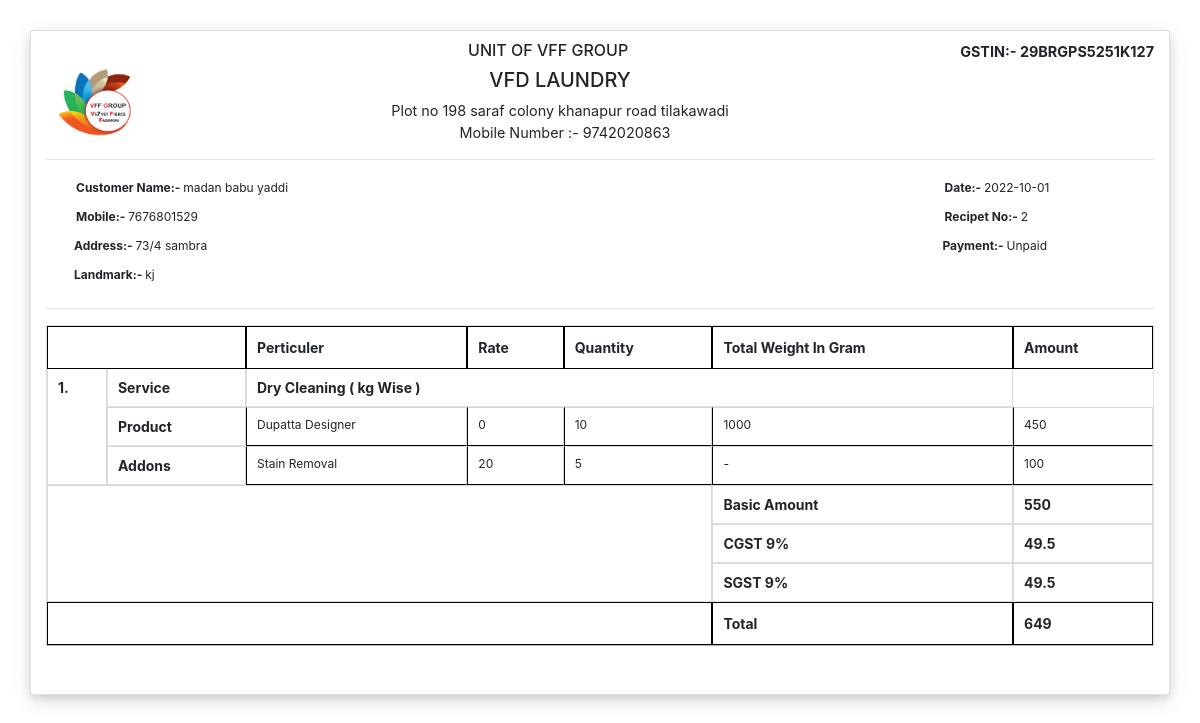
The page /receipt_order.php?view=2 on the database its author committed.
### tables this page shows
CREATE TABLE `branch` (
  `bid` bigint(10) NOT NULL,
  `bname` varchar(30) NOT NULL,
  `adds` varchar(150) NOT NULL,
  `pin` varchar(10) NOT NULL,
  `gst` varchar(30) NOT NULL,
  `mobile` varchar(12) NOT NULL,
  `email` varchar(30) NOT NULL
);

CREATE TABLE `couterorder` (
  `coId` int(50) NOT NULL,
  `cid` int(10) NOT NULL,
  `bid` int(10) NOT NULL,
  `pickupDate` varchar(50) NOT NULL,
  `deleveryType` varchar(50) NOT NULL,
  `grossAmount` double NOT NULL,
  `discountPer` float NOT NULL,
  `discount` float NOT NULL,
  `gst` double NOT NULL,
  `totAmount` double NOT NULL,
  `paymentType` varchar(50) NOT NULL,
  `orderType` varchar(30) NOT NULL,
  `status` int(11) NOT NULL
);

CREATE TABLE `customer` (
  `cid` int(10) NOT NULL,
  `fname` varchar(20) NOT NULL,
  `mname` varchar(20) NOT NULL,
  `lname` varchar(20) NOT NULL,
  `email` varchar(30) NOT NULL,
  `mobile` varchar(12) NOT NULL,
  `hno` varchar(10) NOT NULL,
  `adds` varchar(50) NOT NULL,
  `land` varchar(20) NOT NULL,
  `city` varchar(20) NOT NULL,
  `state` varchar(20) NOT NULL,
  `zip` varchar(10) NOT NULL,
  `full` varchar(100) NOT NULL,
  `gstn` varchar(20) NOT NULL,
  `adds1` varchar(100) NOT NULL,
  `oid` int(10) NOT NULL,
  `status1` varchar(20) NOT NULL
);

CREATE TABLE `products` (
  `pid` int(50) NOT NULL,
  `services` varchar(100) NOT NULL,
  `productName` varchar(100) NOT NULL,
  `unitRate` tinyint(1) NOT NULL,
  `status` int(10) NOT NULL
);

CREATE TABLE `counterproduct` (
  `tpid` int(50) NOT NULL,
  `coId` int(50) NOT NULL,
  `unit` varchar(100) NOT NULL,
  `pid` int(50) NOT NULL,
  `pqty` int(50) NOT NULL,
  `weight` float NOT NULL,
  `rate` float NOT NULL,
  `amount` float NOT NULL,
  `remark` varchar(500) NOT NULL
);

CREATE TABLE `counteraddon` (
  `caId` int(50) NOT NULL,
  `coId` int(50) NOT NULL,
  `tpid` int(50) NOT NULL,
  `pid` int(50) NOT NULL,
  `addon` varchar(30) NOT NULL,
  `arate` double NOT NULL,
  `qty` double NOT NULL,
  `total` double NOT NULL
);

### receipt_order.php (the view, shortened to what this page needs)
<?php
    include("connect.php");
    include("link.php");
?>
    <body>
    <?php
    if(isset($_GET['view']))
    {
        $CoId=$_GET['view'];
        $qry1="SELECT * FROM `couterorder` WHERE `coId`='$CoId' ";
        $confirm=mysqli_query($conn,$qry1);
        while($out=mysqli_fetch_array($confirm))
        {
            $bid=$out['bid'];
            $cid=$out['cid'];
            $pickupDate=$out['pickupDate'];
            $paymentType=$out['paymentType'];
            if($paymentType == 'Now')
            {
                $payment = "Paid";
            }
            else
            {
                if($paymentType == 'Advance')
                {
                    $payment = "Advance";
                }
                else
                {
                    $payment = "Unpaid";
                }
            }
            ?>
        <form>
            <div class="card container" >
               <div class="card-body">
                        <div class="panel-heading">
                            <div class="panel-title">
                                <?php
                                $qr="SELECT * FROM `branch` WHERE `bid`='$bid' ";
                                $con=mysqli_query($conn,$qr);
                                while($o=mysqli_fetch_array($con))
                                {
                                    ?>
                                        <img src="assets/image/vff.png">
                                        <center><P style="float:right;"><b>GSTIN:- <?php echo $o['gst']; ?></b></p><h6 >UNIT OF VFF GROUP</h6> </center>
                                        <center><h5 style="margin-right:170px;">VFD LAUNDRY</h5> </center>
                                        <center>
                                        <div style="margin-right:170px;">
                                            <p><?php echo $o['adds']; ?></p>
                                            <p style="margin-left:100px;">Mobile Number :- <?php echo $o['mobile']; ?></p> </center>
                                        </div>
                                    <?php
                                }
                                    ?>
                                            <hr>
                            </div>
                        </div>
                        <?php
                        $q="SELECT * FROM `customer` WHERE `cid`='$cid' ";
                        $co=mysqli_query($conn,$q);
                        while($ou=mysqli_fetch_array($co))
                        {
                            ?>
                            <div class="row">
                                <div class="col-sm-9" style="margin-left: 30px;">
                                    <div class="form-group">
                                        <label><b>Customer Name:- </b><?php echo $ou['full']; ?></label>
                                    </div>
                                </div>
                                <div class="col-offset-sm-4" style="margin-left: 30px;">
                                    <div class="form-group">
                                        <label><b>Date:- </b><?php echo $pickupDate; ?></label>
                                    </div>
                                </div>
                            </div>
                            <div class="row">
                                <div class="col-sm-9" style="margin-left: 30px;">
                                    <div class="form-group">
                                        <label><b>Mobile:- </b><?php echo $ou['mobile']; ?></label>
                                    </div>
                                </div>
                                <div class="col-offset-sm-4" style="margin-left: 30px;">
                                    <div class="form-group">
                                    <label><b>Recipet No:- </b><?php echo $CoId; ?></label>
                                    </div>
                                </div>
                            </div>
                            <div class="row">
                                <div class="col-sm-9" style="margin-left: 28px;">
                                    <div class="form-group">
                                        <label><b> Address:- </b><?php echo $ou['hno']." ".$ou['adds']; ?></label>
                                    </div>
                                </div>
                                <div class="col-offset-sm-4" style="margin-left: 30px;">
                                    <div class="form-group">
                                    <label><b>Payment:- </b><?php echo $payment; ?></label>
                                    </div>
                                </div>
                            </div>
                            <div class="row">
                                <div class="col-sm-8" style="margin-left: 28px;">
                                    <div class="form-group">
                                        <label><b> Landmark:- </b><?php echo $ou['land']; ?></label>
                                    </div>
                                </div>
                            </div>
                            <?php
                        }
                        ?>
                       <hr>
            <table id="example" class="table table-bordered cell-border mb-5">
            <thead>
                <tr>
                    <th colspan="2"></th>
                    <th colspan="2">Perticuler </th>
                    <th>Rate</th>
                    <th>Quantity</th>
                    <th>Total Weight In Gram</th>
                    <th>Amount</th>
                </tr>
            </thead>
            <tbody class="order-data">
                <?php
                $grossAmount=$out['grossAmount'];
                $gst=$out['gst'];
                $gst1=$gst/2;
                $totAmount=$out['totAmount'];
                $qry2="SELECT * FROM `counterproduct` WHERE `coId`='$CoId' ";
                $confirm2=mysqli_query($conn,$qry2);
                while($out2=mysqli_fetch_array($confirm2))
                {
                    $punit=$out2['unit'];
                    $pqty=$out2['pqty'];
                    $weight=$out2['weight'];
                    $prate=$out2['rate'];
                    $pamount=$out2['amount'];
                    $pid=$out2['pid'];
                    $tpid=$out2['tpid'];
                    $qry3="SELECT * FROM `products` WHERE `pid`='$pid' ";
                    $confirm3=mysqli_query($conn,$qry3);
                    while($out3=mysqli_fetch_array($confirm3))
                    {
                        $services=$out3['services'];
                        $productName=$out3['productName'];
                        $sn=0;
                        $sn=$sn+1;
                        $qry="SELECT * FROM `counteraddon` WHERE `tpid`='$tpid' AND `pid`='$pid' ";
                        $confirm1=mysqli_query($conn,$qry);
                        $a = 0;
                        $rowNo =  mysqli_num_rows($confirm1);
                        $no = $rowNo+2;
                        ?>
                        <item>
                            <tr>
                                <th rowspan="<?php echo $no; ?>"><?php echo $sn; ?>.</th>
                                <th>Service</th>
                                <th colspan="5"><?php echo $services." ( ".$punit." Wise )"; ?></th>
                            </tr>
                            <tr>
                                <th>Product</th>
                                <td colspan="2"><?php echo $productName ?></td>
                                <td><?php echo $prate; ?></td>
                                <td><?php echo $pqty; ?></td>
                                <td><?php echo $weight; ?></td>
                                <td><?php echo $pamount; ?></td>
                            </tr>
                            <?php while($row=mysqli_fetch_array($confirm1))
                            {?>
                                <tr>
                                    <?php if($a==0){?>
                                        <th rowspan="<?php echo $rowNo; ?>">Addons</th>
                                    <?php $a++; } ?>
                                    <td colspan="2"><?php echo $row['addon']; ?></td>
                                    <td><?php echo $row['arate']; ?></td>
                                    <td><?php echo $row['qty']; ?></td>
                                    <td> - </td>
                                    <td><?php echo $row['total']; ?></td>
                                </tr>
                                <?php
                            }
                            ?>
                        </item>
                        <?php
                    }
                }
            ?>
            <totalBill>
                <tr>
                    <th colspan="6" rowspan="6"></th>
                    <th>Basic Amount</th>
                    <th>
                        <?php echo $grossAmount; ?>
                    </th>
                </tr>
                <tr>
                    <th>CGST 9%</th>
                    <th id="cgst"><?php echo $gst1; ?></th>
                </tr>
                <tr>
                    <th>SGST 9%</th>
                    <th id="sgst"><?php echo $gst1; ?></th>
                </tr>
            </totalBill>
            </tbody>
            <thead>
                <tr>
                    <th colspan="6"></th>
                    <th>Total</th>
                    <th id="billAmt"><?php echo $totAmount; ?></th>
                </tr>
            </thead>
            </table>
        </div>
            <?php
        }
    }
?>

### link.php (shortened to what this page needs)
<!DOCTYPE html>
<html lang="en">
<head>
  <link rel="stylesheet" href="https://maxcdn.bootstrapcdn.com/bootstrap/4.5.2/css/bootstrap.min.css">
  <link href="https://use.fontawesome.com/releases/v5.0.6/css/all.css" rel="stylesheet">
    <link href="assets/css/style1.css" rel="stylesheet">
    <link href="assets/css/foms.css" rel="stylesheet">
    <link rel="stylesheet" type="text/css" href="https://cdn.datatables.net/1.10.19/css/jquery.dataTables.min.css">
</head>
<body>

### assets/css/style1.css (style rules this page uses)
* { margin: 0px; padding: 0px; }
body { font-size: 0.9rem; background-color: #ffffff; }

### assets/css/foms.css (style rules this page uses)
.card { box-shadow: 0 4px 8px 0 rgba(0, 0, 0, 0.1), 0 6px 20px 0 rgba(0, 0, 0, 0.12); }
table.dataTable.cell-border thead th { border: 1px solid black; }
table.dataTable.cell-border tbody td { border: 1px solid black; }
table.dataTable.no-footer { border-bottom: 1px solid white; }
.container { margin-top:30px; }

### receipt_order.php (style rules this page uses)
.form-group { display:inline-block; font-size:12px; }
.table { width:93%; margin-left:30px; }
th { font-size:14px; }
td { margin-left:5px; font-size:12px; }
.table td, .table th { padding: 8px; margin-left:10px; }
p { margin-top: 0; margin-bottom: 0rem; }
img { width:80px; height:80px; float:left; margin-left:10px; margin-top:20px; }
.form-group { margin-bottom: 0px; }
.card-body { -ms-flex: 1 1 auto; flex: 1 1 auto; min-height: 1px; padding:0; }
.panel-title { margin-top:10px; }

### rows shown on the page
couterorder: pickupDate "2022-10-01", paymentType "Unpaid", grossAmount "550", gst "49.5", totAmount "649"
branch: gst "29BRGPS5251K127", adds "Plot no 198 saraf colony khanapur road tilakawadi", mobile "9742020863"
customer: full "madan babu yaddi", mobile "7676801529", hno "73/4", adds "sambra", land "kj"
counterproduct: unit "kg", rate "0", pqty "10", weight "1000", amount "450"
products: sn "1", services "Dry Cleaning", productName "Dupatta Designer"
counteraddon: addon "Stain Removal", arate "20", qty "5", total "100"
